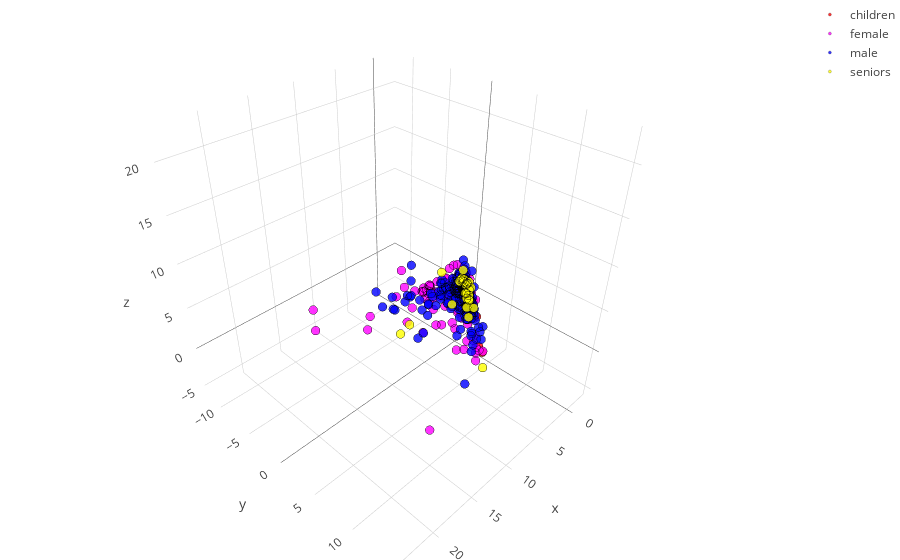

The cell this chart's notebook holds for it:
### Code cell
plot_PCA_3D(pca3d_cv_transform, categories.values)

### Figure 1 — Plotly figure (JSON) as saved in the notebook; plotly's stock layout.template omitted (floating-point values rounded to 4 significant figures; data arrays with more than 128 entries replaced by an {"elided": "..."} marker saying what was removed)
{"data": [{"marker": {"color": "red", "line": {"color": "black", "width": 0.25}, "opacity": 0.8, "size": 3}, "mode": "markers", "name": "children", "type": "scatter3d", "x": [-0.5698, -1.706, -1.633, -1.063, -1.174, -1.189, 1.881, -1.876, 1.025, 0.1052, -1.842, -1.677], "y": [1.726, -0.288, 0.3645, 0.8898, 1.296, 1.869, 5.296, 0.06338, 4.131, 2.496, -0.05477, 0.1977], "z": [-2.075, 0.3755, -0.6232, -1.567, -0.4364, -2.292, -3.436, -0.5827, -3.838, -1.449, -0.2508, -0.1647]}, {"marker": {"color": "magenta", "line": {"color": "black", "width": 0.25}, "opacity": 0.8, "size": 3}, "mode": "markers", "name": "female", "type": "scatter3d", "x": {"elided": "170 float values"}, "y": {"elided": "170 float values"}, "z": {"elided": "170 float values"}}, {"marker": {"color": "blue", "line": {"color": "black", "width": 0.25}, "opacity": 0.8, "size": 3}, "mode": "markers", "name": "male", "type": "scatter3d", "x": {"elided": "256 float values"}, "y": {"elided": "256 float values"}, "z": {"elided": "256 float values"}}, {"marker": {"color": "yellow", "line": {"color": "black", "width": 0.25}, "opacity": 0.8, "size": 3}, "mode": "markers", "name": "seniors", "type": "scatter3d", "x": [-1.385, -1.473, -1.396, -1.002, 0.3492, -1.499, -1.729, -1.04, -0.9534, -0.981, -1.493, -0.05564, 3.583, -1.947, 7.235, -1.888, 0.3539, -0.06752, -0.4112, 4.546, -0.9615, -1.569, -0.4316, -1.336, 0.9635, -1.352, 0.2622], "y": [0.3588, -0.7563, -0.5683, 0.3503, 1.959, 0.4273, 0.1898, 0.4374, 0.306, 0.7428, -0.6549, 0.08577, 6.734, -0.8645, -1.547, -0.4604, -0.4265, 0.2064, 1.033, -2.807, -0.03196, -0.04892, 1.283, 0.712, -1.597, 0.1613, 2.481], "z": [1.531, 1.403, 1.215, 1.571, -1.455, -0.8378, -0.5385, -0.4518, 0.2161, 0.8947, 2.556, 2.143, -3.584, 1.016, -1.803, 0.5195, -0.9978, 2.456, -1.053, -2.821, 1.547, 0.9817, 0.05512, 0.9843, 2.988, -0.1163, 0.05881]}], "layout": {"margin": {"b": 0, "l": 0, "r": 0, "t": 0}}}
